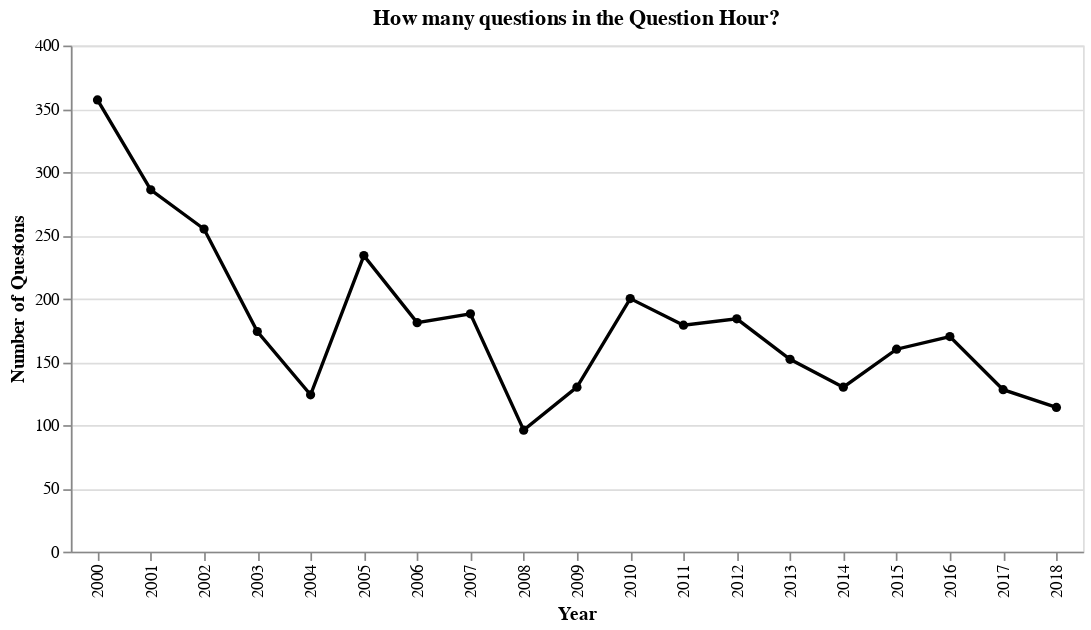

Source (notebook cell):
### Code cell
df_subject = df[df["answer_text"].str.contains("Pakistan")]

num_questions_df = df_subject.groupby(["year"]).size().reset_index(name="num_questions")
# viz1["month-year"] = viz1["month"].map(str) + "-" + viz1["year"].map(str)

num_questions_chart = alt.Chart(num_questions_df).mark_line(color="black", point={"filled":True, "color":"black"}).encode(
    x=alt.X("year:N", title="Year", axis=alt.Axis(tickCount=10, tickMinStep=5)),
    y=alt.Y("num_questions:Q", title="Number of Questons"),
).properties(
    title="How many questions in the Question Hour?",
    width=600
)

num_questions_chart

### Figure 1 — Vega-Lite specification as saved in the notebook (floating-point values rounded to 4 significant figures)
{"config": {"view": {"continuousWidth": 300, "continuousHeight": 300}}, "data": {"name": "data-0e6788fc8161153f8b891c2bfaef5dfc"}, "mark": {"type": "line", "color": "black", "point": {"filled": true, "color": "black"}}, "encoding": {"x": {"axis": {"tickCount": 10, "tickMinStep": 5}, "field": "year", "title": "Year", "type": "nominal"}, "y": {"field": "num_questions", "title": "Number of Questons", "type": "quantitative"}}, "title": "How many questions in the Question Hour?", "width": 600, "$schema": "https://vega.github.io/schema/vega-lite/v6.1.0.json", "datasets": {"data-0e6788fc8161153f8b891c2bfaef5dfc": [{"year": 2000, "num_questions": 357}, {"year": 2001, "num_questions": 286}, {"year": 2002, "num_questions": 255}, {"year": 2003, "num_questions": 174}, {"year": 2004, "num_questions": 124}, {"year": 2005, "num_questions": 234}, {"year": 2006, "num_questions": 181}, {"year": 2007, "num_questions": 188}, {"year": 2008, "num_questions": 96}, {"year": 2009, "num_questions": 130}, {"year": 2010, "num_questions": 200}, {"year": 2011, "num_questions": 179}, {"year": 2012, "num_questions": 184}, {"year": 2013, "num_questions": 152}, {"year": 2014, "num_questions": 130}, {"year": 2015, "num_questions": 160}, {"year": 2016, "num_questions": 170}, {"year": 2017, "num_questions": 128}, {"year": 2018, "num_questions": 114}]}}
